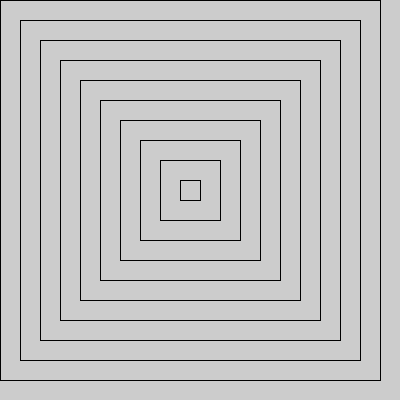
Frame 1 (no input)
Frame 60 (the mouse pressed at the canvas centre just before this capture): identical to frame 1, image omitted
Frame 120 (the mouse held since frame 60 and released just before this capture): identical to frame 1, image omitted

The Processing sketch that drew this single still picture (run headless with seeded random() and noise(); from frame 60 on, the mouse is pressed at the canvas centre):

// Processing sketch: check6
// ── check6.pde
 void setup(){
  size(400,400);
}

int widSpa=10,lenSpa=10,space=20;
void draw(){
  noFill();
 for(int i=0;i<width/space;i+=1){
    rect(width/2-space*i-space,width/2-space*i-space,width/space+2*i*space,height/space+2*i*space);
 }
  
}
